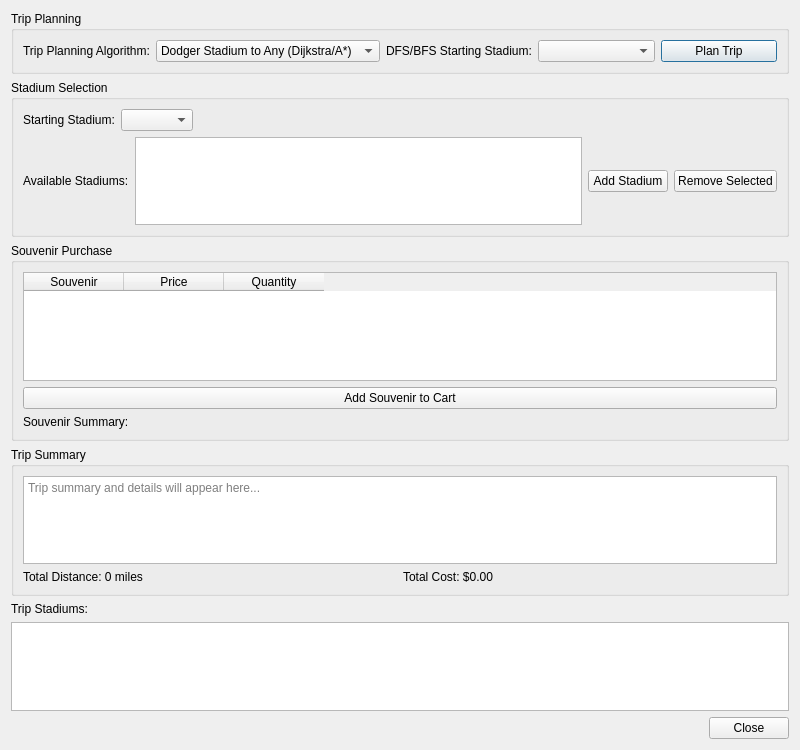
<?xml version="1.0" encoding="UTF-8"?>
<ui version="4.0">
 <class>TripPlanner</class>
 <widget class="QDialog" name="TripPlanner">
  <property name="geometry">
   <rect>
    <x>0</x>
    <y>0</y>
    <width>800</width>
    <height>750</height>
   </rect>
  </property>
  <property name="windowTitle">
   <string>Trip Planner</string>
  </property>
  <layout class="QVBoxLayout" name="verticalLayout">
   <item>
    <widget class="QGroupBox" name="tripTypeGroup">
     <property name="title">
      <string>Trip Planning</string>
     </property>
     <layout class="QHBoxLayout" name="tripTypeLayout">
      <item>
       <widget class="QLabel" name="algorithmLabel">
        <property name="text">
         <string>Trip Planning Algorithm:</string>
        </property>
       </widget>
      </item>
      <item>
       <widget class="QComboBox" name="algorithmCombo">
        <item>
         <property name="text">
          <string>Dodger Stadium to Any (Dijkstra/A*)</string>
         </property>
        </item>
        <item>
         <property name="text">
          <string>Custom Order Trip</string>
         </property>
        </item>
        <item>
         <property name="text">
          <string>Visit All (Marlins Park, Greedy)</string>
         </property>
        </item>
        <item>
         <property name="text">
          <string>Dream Vacation (Optimized Order)</string>
         </property>
        </item>
        <item>
         <property name="text">
          <string>MST (Prim/Kruskal)</string>
         </property>
        </item>
        <item>
         <property name="text">
          <string>DFS from Oracle Park</string>
         </property>
        </item>
        <item>
         <property name="text">
          <string>BFS from Target Field</string>
         </property>
        </item>
       </widget>
      </item>
      <item>
       <widget class="QLabel" name="dfsBfsStartLabel">
        <property name="text">
         <string>DFS/BFS Starting Stadium:</string>
        </property>
       </widget>
      </item>
      <item>
       <widget class="QComboBox" name="dfsBfsStartCombo"/>
      </item>
      <item>
       <widget class="QPushButton" name="planTripButton">
        <property name="text">
         <string>Plan Trip</string>
        </property>
       </widget>
      </item>
     </layout>
    </widget>
   </item>
   <item>
    <widget class="QGroupBox" name="stadiumSelectionGroup">
     <property name="title">
      <string>Stadium Selection</string>
     </property>
     <layout class="QVBoxLayout" name="stadiumSelectionVBox">
      <item>
       <layout class="QHBoxLayout" name="importCsvLayout">
        <item>
         <widget class="QLabel" name="startingStadiumLabel">
          <property name="text">
           <string>Starting Stadium:</string>
          </property>
         </widget>
        </item>
        <item>
         <widget class="QComboBox" name="startingStadiumCombo"/>
        </item>
        <item>
         <spacer name="horizontalSpacer1">
          <property name="orientation">
           <enum>Qt::Horizontal</enum>
          </property>
          <property name="sizeHint" stdset="0">
           <size>
            <width>40</width>
            <height>20</height>
           </size>
          </property>
         </spacer>
        </item>
       </layout>
      </item>
      <item>
       <layout class="QHBoxLayout" name="stadiumSelectionLayout">
        <item>
         <widget class="QLabel" name="availableStadiumsLabel">
          <property name="text">
           <string>Available Stadiums:</string>
          </property>
         </widget>
        </item>
        <item>
         <widget class="QListWidget" name="availableStadiumsList">
          <property name="selectionMode">
           <enum>QAbstractItemView::SingleSelection</enum>
          </property>
         </widget>
        </item>
        <item>
         <widget class="QPushButton" name="addStopButton">
          <property name="text">
           <string>Add Stadium</string>
          </property>
         </widget>
        </item>
        <item>
         <widget class="QPushButton" name="removeStopButton">
          <property name="text">
           <string>Remove Selected</string>
          </property>
         </widget>
        </item>
       </layout>
      </item>
     </layout>
    </widget>
   </item>
   <item>
    <widget class="QGroupBox" name="souvenirGroup">
     <property name="title">
      <string>Souvenir Purchase</string>
     </property>
     <layout class="QVBoxLayout" name="souvenirLayout">
      <item>
       <widget class="QTableWidget" name="souvenirTable">
        <property name="columnCount">
         <number>3</number>
        </property>
        <property name="rowCount">
         <number>0</number>
        </property>
        <property name="minimumHeight">
         <number>120</number>
        </property>
        <column>
         <property name="text">
          <string>Souvenir</string>
         </property>
        </column>
        <column>
         <property name="text">
          <string>Price</string>
         </property>
        </column>
        <column>
         <property name="text">
          <string>Quantity</string>
         </property>
        </column>
       </widget>
      </item>
      <item>
       <spacer name="verticalSpacerAboveAddSouvenir">
        <property name="orientation">
         <enum>Qt::Vertical</enum>
        </property>
        <property name="sizeHint" stdset="0">
         <size>
          <width>20</width>
          <height>10</height>
         </size>
        </property>
       </spacer>
      </item>
      <item>
       <widget class="QPushButton" name="addSouvenirButton">
        <property name="text">
         <string>Add Souvenir to Cart</string>
        </property>
       </widget>
      </item>
      <item>
       <spacer name="verticalSpacerBelowAddSouvenir">
        <property name="orientation">
         <enum>Qt::Vertical</enum>
        </property>
        <property name="sizeHint" stdset="0">
         <size>
          <width>20</width>
          <height>10</height>
         </size>
        </property>
       </spacer>
      </item>
      <item>
       <widget class="QLabel" name="souvenirSummaryLabel">
        <property name="text">
         <string>Souvenir Summary: </string>
        </property>
        <property name="margin">
         <number>8</number>
        </property>
       </widget>
      </item>
     </layout>
    </widget>
   </item>
   <item>
    <widget class="QGroupBox" name="tripSummaryGroup">
     <property name="title">
      <string>Trip Summary</string>
     </property>
     <layout class="QVBoxLayout" name="tripSummaryLayout">
      <item>
       <widget class="QTextEdit" name="tripSummaryText">
        <property name="readOnly">
         <bool>true</bool>
        </property>
        <property name="placeholderText">
         <string>Trip summary and details will appear here...</string>
        </property>
       </widget>
      </item>
      <item>
       <layout class="QHBoxLayout" name="summaryLabelsLayout">
        <item>
         <widget class="QLabel" name="totalDistanceLabel">
          <property name="text">
           <string>Total Distance: 0 miles</string>
          </property>
         </widget>
        </item>
        <item>
         <widget class="QLabel" name="totalCostLabel">
          <property name="text">
           <string>Total Cost: $0.00</string>
          </property>
         </widget>
        </item>
       </layout>
      </item>
     </layout>
    </widget>
   </item>
   <item>
    <widget class="QLabel" name="tripStadiumsLabel">
     <property name="text">
      <string>Trip Stadiums:</string>
     </property>
    </widget>
   </item>
   <item>
    <widget class="QListWidget" name="tripStadiumsList"/>
   </item>
   <item>
    <widget class="QDialogButtonBox" name="buttonBox">
     <property name="orientation">
      <enum>Qt::Horizontal</enum>
     </property>
     <property name="standardButtons">
      <set>QDialogButtonBox::Close</set>
     </property>
    </widget>
   </item>
  </layout>
 </widget>
 <resources/>
 <connections>
  <connection>
   <sender>buttonBox</sender>
   <signal>accepted</signal>
   <receiver>TripPlanner</receiver>
   <slot>accept()</slot>
   <hints>
    <hint type="sourcelabel">
     <x>248</x>
     <y>254</y>
    </hint>
    <hint type="destinationlabel">
     <x>157</x>
     <y>274</y>
    </hint>
   </hints>
  </connection>
  <connection>
   <sender>buttonBox</sender>
   <signal>rejected</signal>
   <receiver>TripPlanner</receiver>
   <slot>reject()</slot>
   <hints>
    <hint type="sourcelabel">
     <x>316</x>
     <y>260</y>
    </hint>
    <hint type="destinationlabel">
     <x>286</x>
     <y>274</y>
    </hint>
   </hints>
  </connection>
 </connections>
</ui> 
